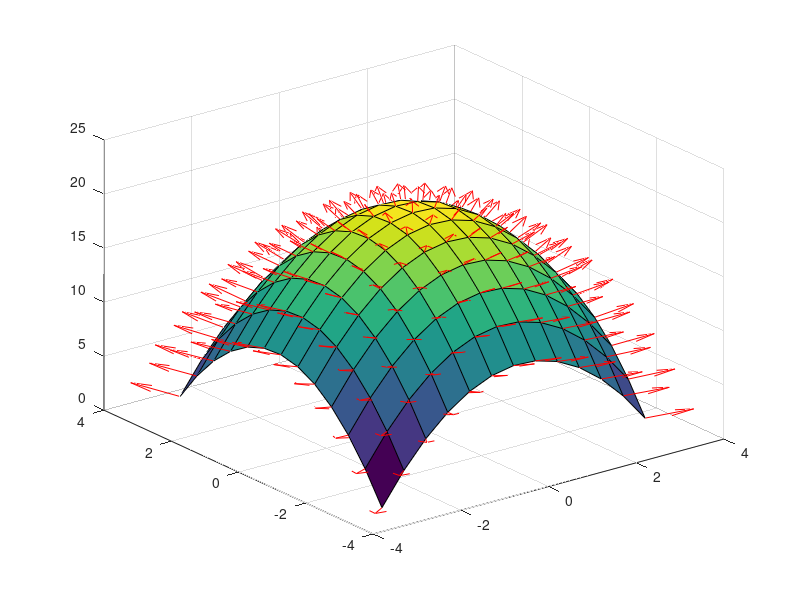

This chart was generated by the following MATLAB code:
x = [-pi:0.5:pi];
y = [-pi:0.5:pi];
[X, Y] = meshgrid(x, y);
Z = 20 - X.^2 - Y.^2;

surf(X,Y,Z)
hold on

[u, v, w] = surfnorm (X, Y, Z);
Normals = quiver3 (X, Y, Z, u / 2, v / 2, 5 * w, 'r');
set (Normals, "maxheadsize", 0.25);
hold off

% surf(X,Y,Z)
% x0 = 2;
% y0 = 2;
% z0 = 20 - x0^2 - y0^2;

% u = -2*x0;
% v = -2*y0;
% w = 1;

% hold on
% quiver3(x0, y0, z0, u, v, w, 'r', 'LineWidth', 2)
% hold off